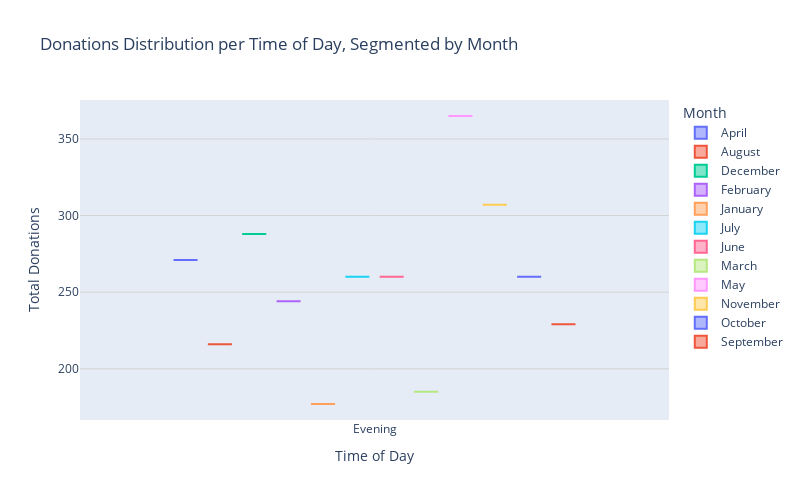
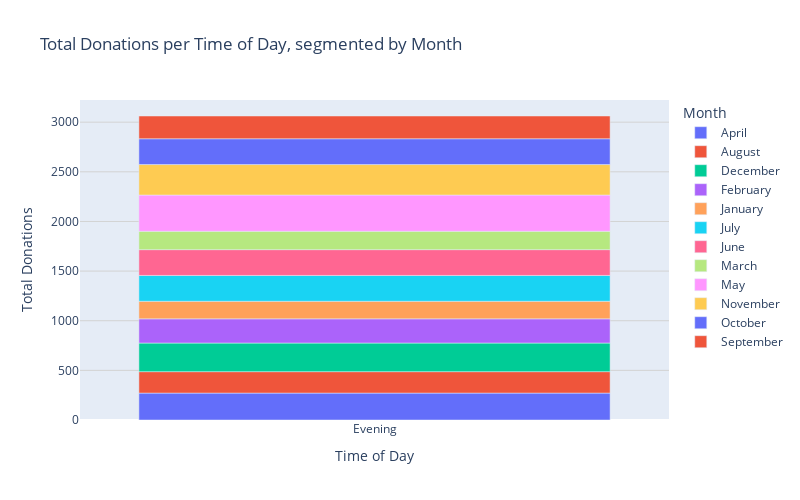

The cell these charts' notebook holds for them, in order:
### Markdown cell above
## Box Plot

### Code cell
# Calculate total donations for each combination of 'Time_of_Day' and 'Month'
donations_per_time_month = df_dates.groupby(['Time_of_Day', 'Month']).size().reset_index(name='Total Donations')

# Set figure size
fig = px.box(donations_per_time_month, x='Time_of_Day', y='Total Donations', color='Month',
             labels={'Time_of_Day': 'Time of Day', 'Total Donations': 'Total Donations', 'Month': 'Month'},
             title='Donations Distribution per Time of Day, Segmented by Month')
fig.update_layout(yaxis_gridcolor='lightgrey', width=800, height=500)
fig.show()

def plot_donations_per_time_and_month():
    # Set figure size
    fig = px.bar(donations_per_time_month, x='Time_of_Day', y='Total Donations', color='Month',
                 labels={'Time_of_Day': 'Time of Day', 'Total Donations': 'Total Donations', 'Month': 'Month'},
                 title='Total Donations per Time of Day, segmented by Month')
    fig.update_layout(yaxis_gridcolor='lightgrey', width=800, height=500)
    fig.show()

# Create interactive bar chart
# interact(plot_entries_per_month, fill_type=widgets.Dropdown(options=fill_types, description='Fill Type:'))

### Figure 1 — Plotly figure (JSON) as saved in the notebook; plotly's stock layout.template omitted (floating-point values rounded to 4 significant figures)
{"data": [{"alignmentgroup": "True", "hovertemplate": "Month=April<br>Time of Day=%{x}<br>Total Donations=%{y}<extra></extra>", "legendgroup": "April", "marker": {"color": "#636efa"}, "name": "April", "notched": false, "offsetgroup": "April", "orientation": "v", "showlegend": true, "type": "box", "x": ["Evening"], "x0": " ", "xaxis": "x", "y": [271], "y0": " ", "yaxis": "y"}, {"alignmentgroup": "True", "hovertemplate": "Month=August<br>Time of Day=%{x}<br>Total Donations=%{y}<extra></extra>", "legendgroup": "August", "marker": {"color": "#EF553B"}, "name": "August", "notched": false, "offsetgroup": "August", "orientation": "v", "showlegend": true, "type": "box", "x": ["Evening"], "x0": " ", "xaxis": "x", "y": [216], "y0": " ", "yaxis": "y"}, {"alignmentgroup": "True", "hovertemplate": "Month=December<br>Time of Day=%{x}<br>Total Donations=%{y}<extra></extra>", "legendgroup": "December", "marker": {"color": "#00cc96"}, "name": "December", "notched": false, "offsetgroup": "December", "orientation": "v", "showlegend": true, "type": "box", "x": ["Evening"], "x0": " ", "xaxis": "x", "y": [288], "y0": " ", "yaxis": "y"}, {"alignmentgroup": "True", "hovertemplate": "Month=February<br>Time of Day=%{x}<br>Total Donations=%{y}<extra></extra>", "legendgroup": "February", "marker": {"color": "#ab63fa"}, "name": "February", "notched": false, "offsetgroup": "February", "orientation": "v", "showlegend": true, "type": "box", "x": ["Evening"], "x0": " ", "xaxis": "x", "y": [244], "y0": " ", "yaxis": "y"}, {"alignmentgroup": "True", "hovertemplate": "Month=January<br>Time of Day=%{x}<br>Total Donations=%{y}<extra></extra>", "legendgroup": "January", "marker": {"color": "#FFA15A"}, "name": "January", "notched": false, "offsetgroup": "January", "orientation": "v", "showlegend": true, "type": "box", "x": ["Evening"], "x0": " ", "xaxis": "x", "y": [177], "y0": " ", "yaxis": "y"}, {"alignmentgroup": "True", "hovertemplate": "Month=July<br>Time of Day=%{x}<br>Total Donations=%{y}<extra></extra>", "legendgroup": "July", "marker": {"color": "#19d3f3"}, "name": "July", "notched": false, "offsetgroup": "July", "orientation": "v", "showlegend": true, "type": "box", "x": ["Evening"], "x0": " ", "xaxis": "x", "y": [260], "y0": " ", "yaxis": "y"}, {"alignmentgroup": "True", "hovertemplate": "Month=June<br>Time of Day=%{x}<br>Total Donations=%{y}<extra></extra>", "legendgroup": "June", "marker": {"color": "#FF6692"}, "name": "June", "notched": false, "offsetgroup": "June", "orientation": "v", "showlegend": true, "type": "box", "x": ["Evening"], "x0": " ", "xaxis": "x", "y": [260], "y0": " ", "yaxis": "y"}, {"alignmentgroup": "True", "hovertemplate": "Month=March<br>Time of Day=%{x}<br>Total Donations=%{y}<extra></extra>", "legendgroup": "March", "marker": {"color": "#B6E880"}, "name": "March", "notched": false, "offsetgroup": "March", "orientation": "v", "showlegend": true, "type": "box", "x": ["Evening"], "x0": " ", "xaxis": "x", "y": [185], "y0": " ", "yaxis": "y"}, {"alignmentgroup": "True", "hovertemplate": "Month=May<br>Time of Day=%{x}<br>Total Donations=%{y}<extra></extra>", "legendgroup": "May", "marker": {"color": "#FF97FF"}, "name": "May", "notched": false, "offsetgroup": "May", "orientation": "v", "showlegend": true, "type": "box", "x": ["Evening"], "x0": " ", "xaxis": "x", "y": [365], "y0": " ", "yaxis": "y"}, {"alignmentgroup": "True", "hovertemplate": "Month=November<br>Time of Day=%{x}<br>Total Donations=%{y}<extra></extra>", "legendgroup": "November", "marker": {"color": "#FECB52"}, "name": "November", "notched": false, "offsetgroup": "November", "orientation": "v", "showlegend": true, "type": "box", "x": ["Evening"], "x0": " ", "xaxis": "x", "y": [307], "y0": " ", "yaxis": "y"}, {"alignmentgroup": "True", "hovertemplate": "Month=October<br>Time of Day=%{x}<br>Total Donations=%{y}<extra></extra>", "legendgroup": "October", "marker": {"color": "#636efa"}, "name": "October", "notched": false, "offsetgroup": "October", "orientation": "v", "showlegend": true, "type": "box", "x": ["Evening"], "x0": " ", "xaxis": "x", "y": [260], "y0": " ", "yaxis": "y"}, {"alignmentgroup": "True", "hovertemplate": "Month=September<br>Time of Day=%{x}<br>Total Donations=%{y}<extra></extra>", "legendgroup": "September", "marker": {"color": "#EF553B"}, "name": "September", "notched": false, "offsetgroup": "September", "orientation": "v", "showlegend": true, "type": "box", "x": ["Evening"], "x0": " ", "xaxis": "x", "y": [229], "y0": " ", "yaxis": "y"}], "layout": {"boxmode": "group", "height": 500, "legend": {"title": {"text": "Month"}, "tracegroupgap": 0}, "title": {"text": "Donations Distribution per Time of Day, Segmented by Month"}, "width": 800, "xaxis": {"anchor": "y", "autorange": true, "domain": [0, 1], "range": [-0.5, 0.5], "title": {"text": "Time of Day"}, "type": "category"}, "yaxis": {"anchor": "x", "autorange": true, "domain": [0, 1], "gridcolor": "lightgrey", "range": [166.6, 375.4], "title": {"text": "Total Donations"}, "type": "linear"}}}

### Figure 2 — Plotly figure (JSON) as saved in the notebook; plotly's stock layout.template omitted (floating-point values rounded to 4 significant figures)
{"data": [{"alignmentgroup": "True", "hovertemplate": "Month=April<br>Time of Day=%{x}<br>Total Donations=%{y}<extra></extra>", "legendgroup": "April", "marker": {"color": "#636efa", "pattern": {"shape": ""}}, "name": "April", "offsetgroup": "April", "orientation": "v", "showlegend": true, "textposition": "auto", "type": "bar", "x": ["Evening"], "xaxis": "x", "y": [271], "yaxis": "y"}, {"alignmentgroup": "True", "hovertemplate": "Month=August<br>Time of Day=%{x}<br>Total Donations=%{y}<extra></extra>", "legendgroup": "August", "marker": {"color": "#EF553B", "pattern": {"shape": ""}}, "name": "August", "offsetgroup": "August", "orientation": "v", "showlegend": true, "textposition": "auto", "type": "bar", "x": ["Evening"], "xaxis": "x", "y": [216], "yaxis": "y"}, {"alignmentgroup": "True", "hovertemplate": "Month=December<br>Time of Day=%{x}<br>Total Donations=%{y}<extra></extra>", "legendgroup": "December", "marker": {"color": "#00cc96", "pattern": {"shape": ""}}, "name": "December", "offsetgroup": "December", "orientation": "v", "showlegend": true, "textposition": "auto", "type": "bar", "x": ["Evening"], "xaxis": "x", "y": [288], "yaxis": "y"}, {"alignmentgroup": "True", "hovertemplate": "Month=February<br>Time of Day=%{x}<br>Total Donations=%{y}<extra></extra>", "legendgroup": "February", "marker": {"color": "#ab63fa", "pattern": {"shape": ""}}, "name": "February", "offsetgroup": "February", "orientation": "v", "showlegend": true, "textposition": "auto", "type": "bar", "x": ["Evening"], "xaxis": "x", "y": [244], "yaxis": "y"}, {"alignmentgroup": "True", "hovertemplate": "Month=January<br>Time of Day=%{x}<br>Total Donations=%{y}<extra></extra>", "legendgroup": "January", "marker": {"color": "#FFA15A", "pattern": {"shape": ""}}, "name": "January", "offsetgroup": "January", "orientation": "v", "showlegend": true, "textposition": "auto", "type": "bar", "x": ["Evening"], "xaxis": "x", "y": [177], "yaxis": "y"}, {"alignmentgroup": "True", "hovertemplate": "Month=July<br>Time of Day=%{x}<br>Total Donations=%{y}<extra></extra>", "legendgroup": "July", "marker": {"color": "#19d3f3", "pattern": {"shape": ""}}, "name": "July", "offsetgroup": "July", "orientation": "v", "showlegend": true, "textposition": "auto", "type": "bar", "x": ["Evening"], "xaxis": "x", "y": [260], "yaxis": "y"}, {"alignmentgroup": "True", "hovertemplate": "Month=June<br>Time of Day=%{x}<br>Total Donations=%{y}<extra></extra>", "legendgroup": "June", "marker": {"color": "#FF6692", "pattern": {"shape": ""}}, "name": "June", "offsetgroup": "June", "orientation": "v", "showlegend": true, "textposition": "auto", "type": "bar", "x": ["Evening"], "xaxis": "x", "y": [260], "yaxis": "y"}, {"alignmentgroup": "True", "hovertemplate": "Month=March<br>Time of Day=%{x}<br>Total Donations=%{y}<extra></extra>", "legendgroup": "March", "marker": {"color": "#B6E880", "pattern": {"shape": ""}}, "name": "March", "offsetgroup": "March", "orientation": "v", "showlegend": true, "textposition": "auto", "type": "bar", "x": ["Evening"], "xaxis": "x", "y": [185], "yaxis": "y"}, {"alignmentgroup": "True", "hovertemplate": "Month=May<br>Time of Day=%{x}<br>Total Donations=%{y}<extra></extra>", "legendgroup": "May", "marker": {"color": "#FF97FF", "pattern": {"shape": ""}}, "name": "May", "offsetgroup": "May", "orientation": "v", "showlegend": true, "textposition": "auto", "type": "bar", "x": ["Evening"], "xaxis": "x", "y": [365], "yaxis": "y"}, {"alignmentgroup": "True", "hovertemplate": "Month=November<br>Time of Day=%{x}<br>Total Donations=%{y}<extra></extra>", "legendgroup": "November", "marker": {"color": "#FECB52", "pattern": {"shape": ""}}, "name": "November", "offsetgroup": "November", "orientation": "v", "showlegend": true, "textposition": "auto", "type": "bar", "x": ["Evening"], "xaxis": "x", "y": [307], "yaxis": "y"}, {"alignmentgroup": "True", "hovertemplate": "Month=October<br>Time of Day=%{x}<br>Total Donations=%{y}<extra></extra>", "legendgroup": "October", "marker": {"color": "#636efa", "pattern": {"shape": ""}}, "name": "October", "offsetgroup": "October", "orientation": "v", "showlegend": true, "textposition": "auto", "type": "bar", "x": ["Evening"], "xaxis": "x", "y": [260], "yaxis": "y"}, {"alignmentgroup": "True", "hovertemplate": "Month=September<br>Time of Day=%{x}<br>Total Donations=%{y}<extra></extra>", "legendgroup": "September", "marker": {"color": "#EF553B", "pattern": {"shape": ""}}, "name": "September", "offsetgroup": "September", "orientation": "v", "showlegend": true, "textposition": "auto", "type": "bar", "x": ["Evening"], "xaxis": "x", "y": [229], "yaxis": "y"}], "layout": {"barmode": "relative", "height": 500, "legend": {"title": {"text": "Month"}, "tracegroupgap": 0}, "title": {"text": "Total Donations per Time of Day, segmented by Month"}, "width": 800, "xaxis": {"anchor": "y", "autorange": true, "domain": [0, 1], "range": [-0.5, 0.5], "title": {"text": "Time of Day"}, "type": "category"}, "yaxis": {"anchor": "x", "autorange": true, "domain": [0, 1], "gridcolor": "lightgrey", "range": [0, 3223.0], "title": {"text": "Total Donations"}, "type": "linear"}}}
